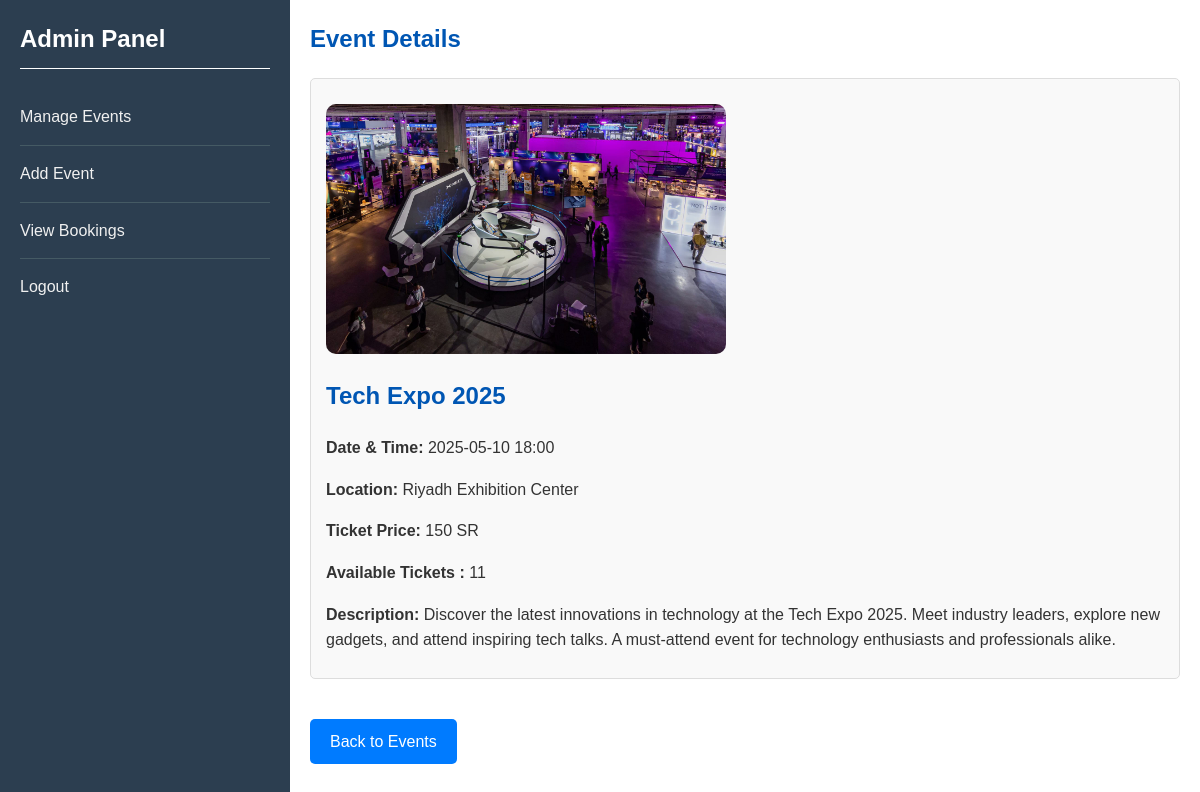
The page /Admin_backup/viewEvent.php?id=1 (signed in) on the database as committed earlier.
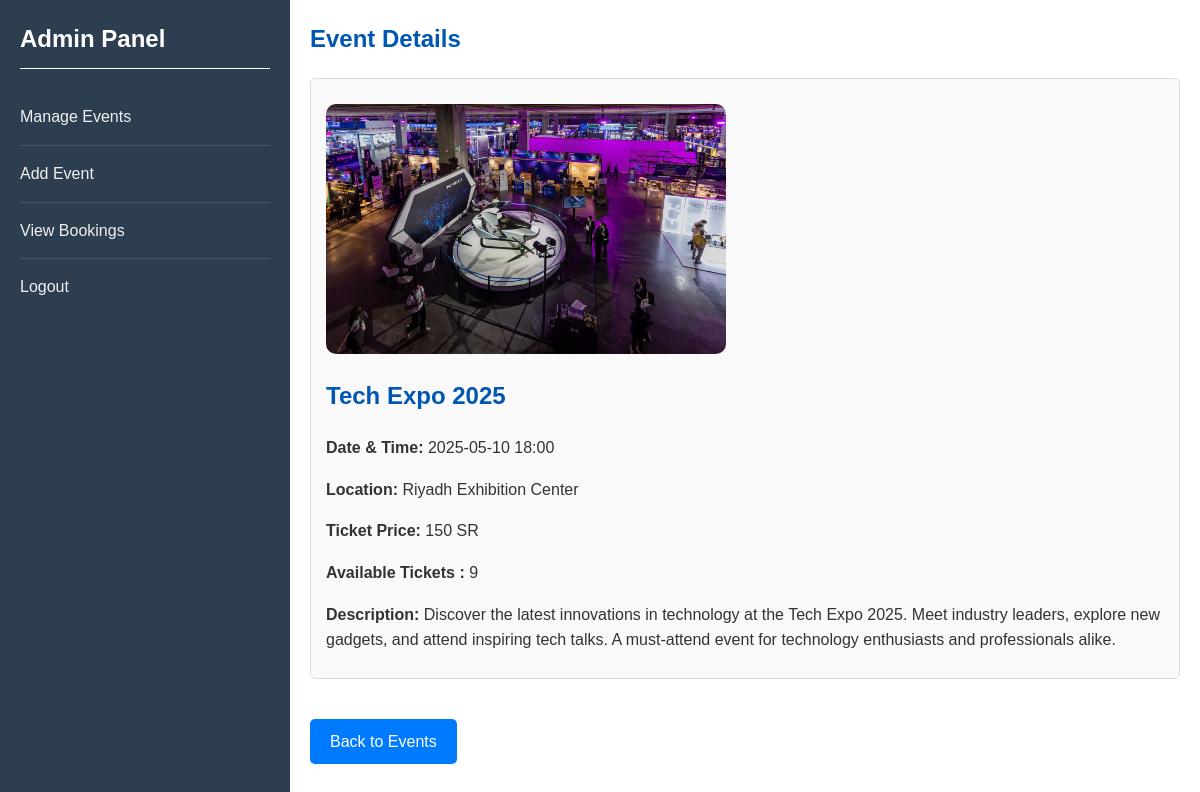
The same page on the database as committed later.
### tables this page shows
CREATE TABLE events (
    id INTEGER PRIMARY KEY AUTOINCREMENT,
    name TEXT NOT NULL,
    date TEXT NOT NULL,
    location TEXT NOT NULL,
    price REAL NOT NULL,
    image TEXT,
    max_tickets INTEGER NOT NULL
, description TEXT);

### Admin_backup/viewEvent.php (the view, shortened to what this page needs)
<?php
require_once '../includes/config.php';
$event_id = $_GET['id'] ?? null;
$stmt = $conn->prepare("SELECT * FROM events WHERE id = ?");
$stmt->execute([$event_id]);
$event = $stmt->fetch(PDO::FETCH_ASSOC);
?>
<!DOCTYPE html>
<html lang="en">
<head>
    <link rel="stylesheet" href="../event_booking_system.css">
</head>
<body>
<div class="admin-panel">
    <div class="side-menu">
        <h2>Admin Panel</h2>
        <ul>
            <li><a href="manageEvents.php">Manage Events</a></li>
            <li><a href="addEvent.php">Add Event</a></li>
            <li><a href="viewBookings.php">View Bookings</a></li>
            <li><a href="logout.php">Logout</a></li>
        </ul>
    </div>
    <div class="main-section">
        <h2>Event Details</h2>
        <div class="event-details" style="text-align:left;">
            <img src="../images/<?= htmlspecialchars($event['image']) ?>" alt="Event Image" style="max-width:400px; margin-top:10px; border-radius:10px;">
            <h2 style="margin-top:15px;"><?= htmlspecialchars($event['name']) ?></h2>
            <p><strong>Date & Time:</strong> <?= $event['date'] ?></p>
            <p><strong>Location:</strong> <?= htmlspecialchars($event['location']) ?></p>
            <p><strong>Ticket Price:</strong> <?= $event['price'] ?> SR</p>
            <p><strong>Available Tickets :</strong> <?= $event['max_tickets'] ?></p>
            <p><strong>Description:</strong> <?= nl2br(htmlspecialchars($event['description'] ?? 'No description.')) ?></p>
        </div>
        <a href="manageEvents.php" style="display:inline-block; margin-top:20px; padding:10px 20px; background:#007bff; color:white; border-radius:5px; text-decoration:none;">Back to Events</a>
    </div>
</div>
</body>
</html>

Rows that differ between the two databases and show on the page:
changed events "Riyadh Exhibition Center": max_tickets "11" → "9"
